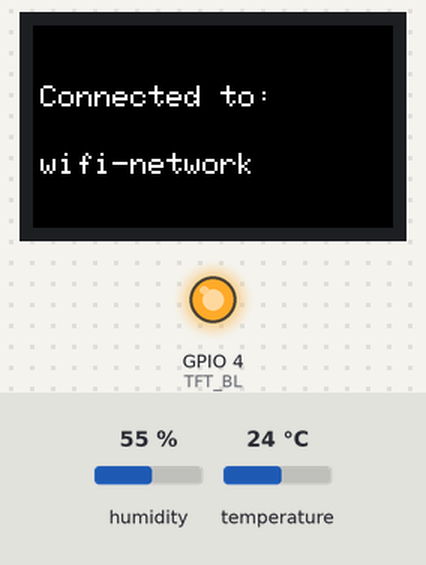
This sketch was run on a simulated ESP32. On the bench: 240×135 colour display, output pins drawn as LEDs (lit = HIGH). Inputs (shaded band) come from the test bench; at power-on: humidity 55 %, temperature 24 °C. WiFi joins after 1.5 s; servers stay silent unless stated; web services answer with replies made up by the test bench; what the sketch prints to the serial monitor is not drawn.

Above: at 3.3 s.
At 5.4 s:
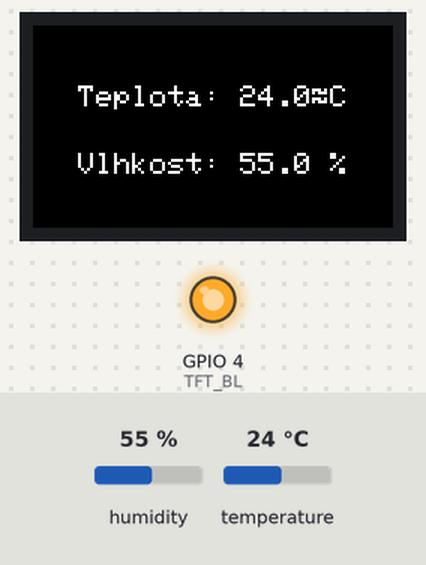
5.5 s: humidity set to 22 %
At 6.9 s:
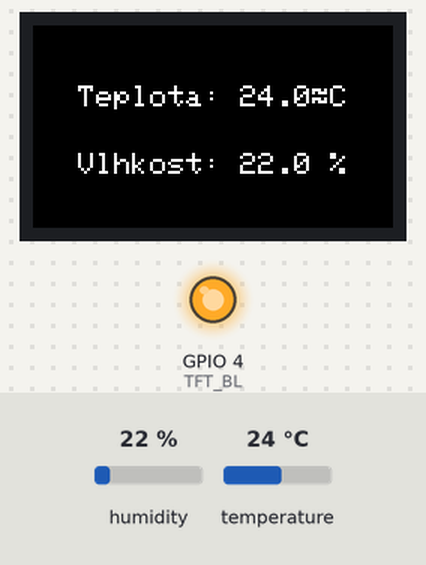
8.0 s: temperature set to 12 °C
At 9.7 s:
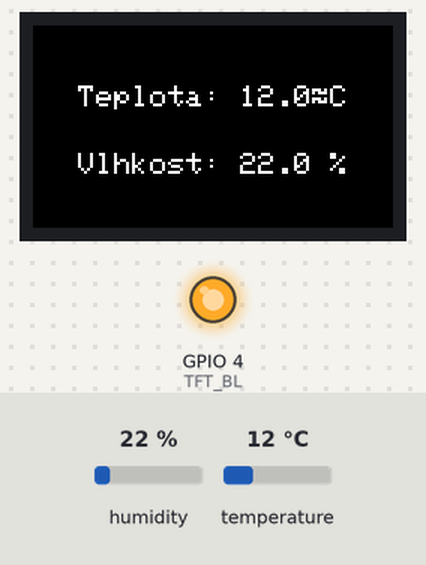
10.0 s: humidity set to 40 %
At 11.7 s:
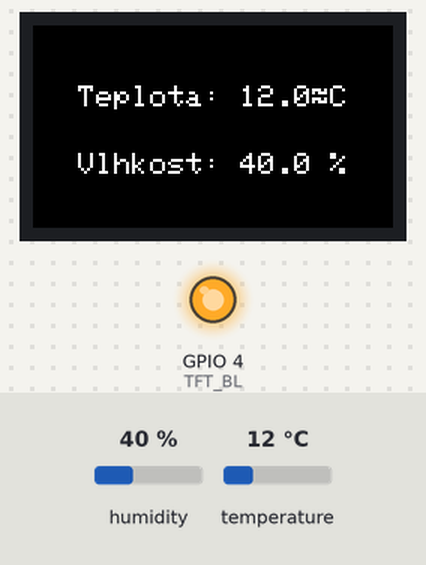
12.0 s: temperature set to 19 °C
Timing chart, 0 to 15.0 s (numbered marks = the images above; inputs shaded):
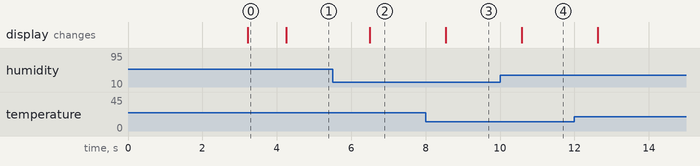

Measured:
- after the input at 5.5 s, the display: changes after 1.0 s (image 2)
- after the input at 8.0 s, the display: changes after 0.54 s (image 3)
- after the input at 10.0 s, the display: changes after 0.58 s (image 4)
- what the display in image 0 shows lasts 1.1 s, from 3.2 s to 4.3 s

The sketch:

sensor.ino
```cpp
#include <Adafruit_Sensor.h>
#include <Adafruit_BME280.h>
#include <HTTPClient.h>
#include <SPI.h>
#include <TFT_eSPI.h>
#include <WiFi.h>
#include <Wire.h>

#include "config.h"

#ifndef TFT_DISPOFF
#define TFT_DISPOFF 0x28
#endif

#ifndef TFT_SLPIN
#define TFT_SLPIN   0x10
#endif

#define TFT_MOSI            19
#define TFT_SCLK            18
#define TFT_CS              5
#define TFT_DC              16
#define TFT_RST             23

#define TFT_BL          4  // Display backlight control pin

TFT_eSPI tft = TFT_eSPI(135, 240); // Invoke custom library

// temp/humidity sensor
Adafruit_BME280 bme; // I2C

// ThingSpeak settings
HTTPClient http;

String lastTemperature = "";
String lastHumidity = "";

void setup() {
    Serial.begin(115200);
    Serial.println("Temperature sensor starting...");

    // set TTGO I2C pins (SDA, SCL)
    Wire.begin(21, 22);

    // BME280 init
    bool status = bme.begin(0x76);
    if (!status) {
      Serial.println("Could not find a valid BME280 sensor, check wiring!");
    } else {
      Serial.println("BME280 initialised");
    }

    // display init
    tft.init();
    tft.setRotation(1);
    tft.fillScreen(TFT_BLACK);
    tft.setTextColor(TFT_WHITE);
    tft.setTextSize(TEXT_SIZE);
    tft.setTextFont(TEXT_FONT);

    tft.setCursor(30, 40);
    tft.print("Starting...");

    // backlight settings
    if (TFT_BL > 0) { // TFT_BL has been set in the TFT_eSPI library in the User Setup file TTGO_T_Display.h
       pinMode(TFT_BL, OUTPUT); // Set backlight pin to output mode
       digitalWrite(TFT_BL, TFT_BACKLIGHT_ON); // Turn backlight on. TFT_BACKLIGHT_ON has been set in the TFT_eSPI library in the User Setup file TTGO_T_Display.h
    }

    Serial.println("Connecting to WiFi");
    // set up wifi connection for sending data
    connectWiFi();
}


int n = 0;
void loop() {
    float temperature = bme.readTemperature();
    float humidity = bme.readHumidity();
    String temperatureString = String(temperature, DECIMAL_PLACES);
    String humidityString = String(humidity, DECIMAL_PLACES);

    // redraw the result only if it is different pro prevent screen blinking one after every measurement
    if (!temperatureString.equals(lastTemperature) || !humidityString.equals(lastHumidity)) {
      tft.fillScreen(TFT_BLACK);
      tft.setTextFont(TEXT_FONT);

      tft.setCursor(OFFSET_X, 40);
      tft.print("Teplota: " + temperatureString + (char)247 + "C");

      tft.setCursor(OFFSET_X, 85);
      tft.print("Vlhkost: " + humidityString + " %");
    }

    Serial.print("Temp: " + String(temperature));
    Serial.println(", Humidity: " + String(humidity));

    if (n % SAMPLING_RATE == 0) {
      // send the first measurement and each n-th measurement
      sendData(temperature, humidity);
    }

    lastTemperature = temperatureString;
    lastHumidity = humidityString;
    n++;

    if (n >= SAMPLING_RATE) {
      // reset counter
      n = 0;
    }

    delay(MEASURE_INTERVAL);
}


void connectWiFi(){
    while (WiFi.status() != WL_CONNECTED){
        WiFi.begin(WIFI_SSID, WIFI_PASSPHRASE);
        delay(3000);
    }

    // Display a notification that the connection is successful.
    Serial.println("Connected to WiFi");

    tft.fillScreen(TFT_BLACK);
    tft.setCursor(5, 40);
    tft.print("Connected to:");
    tft.setCursor(5, 85);
    tft.print(WIFI_SSID);
    delay(1000);
}

void sendData(float temperature, float humidity) {
  if (WiFi.status() != WL_CONNECTED) {
    connectWiFi();
  }

  // Create data string to send to ThingSpeak.
  String data = "api_key="+String(API_KEY)+"&field1=" + String(temperature) + "&field2=" + String(humidity);
  String url = "http://" + String(SERVER) + "/update?" + data;
  http.begin(url);
  int httpCode = http.GET();

  Serial.println(url);

  if(httpCode > 0) {
    // HTTP header has been send and Server response header has been handled
    Serial.println("[HTTP] GET... code: " + String(httpCode));

    // file found at server
    if(httpCode == HTTP_CODE_OK) {
        String payload = http.getString();
        Serial.println(payload);
    }
  } else {
    Serial.println("[HTTP] GET... failed, error: " + String(http.errorToString(httpCode)));
  }

  http.end();
}
```

config.h.example.h
```cpp
// Network information
#define WIFI_SSID "wifi-network"
#define WIFI_PASSPHRASE "wifi-passphrase"

// ThingSpeak config
#define API_KEY "thingspeak_api_key"
#define SERVER "api.thingspeak.com"

// how often should be measurement executed
#define MEASURE_INTERVAL  1000
// each n-th measurement is sent to server
#define SAMPLING_RATE     300

#define OFFSET_X 30
#define TEXT_FONT 1
#define TEXT_SIZE 2
#define DECIMAL_PLACES 1
```
